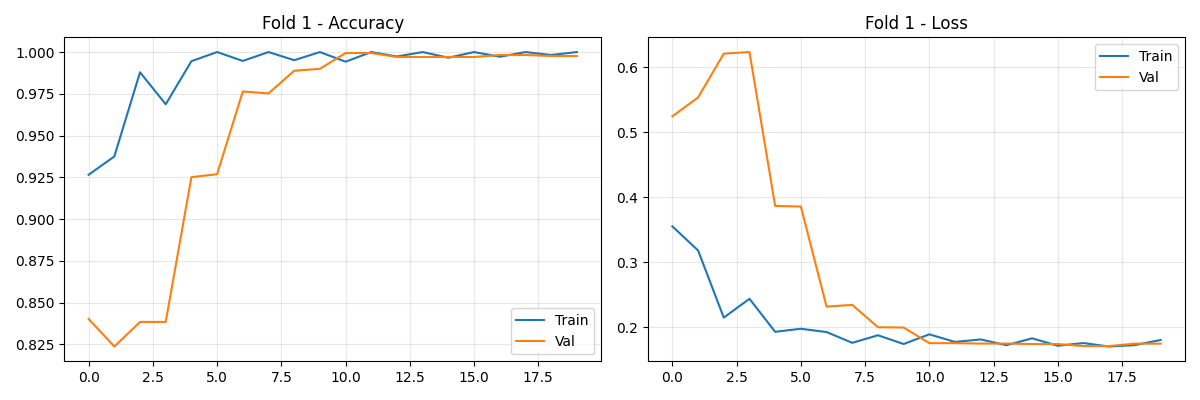
#> input picture results_kfold/history_fold_1.png, 1200 x 400 px
$ jupyter execute mergeiamge.ipynb
#> lines starting #> are read from the running program, lines starting #| are printed output that depends on the picture
[cell 1]
import matplotlib.pyplot as plt
import matplotlib.image as mpimg
from matplotlib.gridspec import GridSpec
import os
import numpy as np
from PIL import Image

[cell 2]
# ===== KONFIGURASI UKURAN (dalam cm) =====
lebar_total_cm = 18    # lebar gambar jadi
tinggi_total_cm = 12   # tinggi gambar jadi
# =========================================

files = [
    "history_fold_1.png",
    "history_fold_2.png",
    "history_fold_3.png",
    "history_fold_4.png",
    "history_fold_5.png"
]

# ----- Fungsi crop otomatis (lebih agresif) -----
def crop_borders(img_np, threshold=30):
    """Potong pinggiran putih dan teks pinggir dengan threshold lebih tinggi."""
    if img_np.ndim == 3:
        gray = np.mean(img_np, axis=2)
    else:
        gray = img_np
    rows = np.where(np.any(gray < threshold, axis=1))[0]
    cols = np.where(np.any(gray < threshold, axis=0))[0]
    if len(rows) == 0 or len(cols) == 0:
        return img_np
    # Tambahkan potongan ekstra untuk menghilangkan teks di pinggir (misal 10 pixel)
    r1 = max(0, rows[0] - 10)
    r2 = min(img_np.shape[0], rows[-1] + 10)
    c1 = max(0, cols[0] - 10)
    c2 = min(img_np.shape[1], cols[-1] + 10)
    return img_np[r1:r2, c1:c2]

# ----- Baca dan crop gambar -----
images = []
aspect_ratios = []
for f in files:
    if not os.path.exists(f):
        print(f"❌ File {f} tidak ditemukan!")
        exit()
    img = Image.open(f)
#> img is the input picture: PIL image 1200x400 RGBA; mean R, G, B, A 249.3, 248.9, 248.4, 255
    if img.mode == 'RGBA':
        img = img.convert('RGB')
#> img: PIL image 1200x400 RGB
    img_np = np.array(img)
    img_np = crop_borders(img_np, threshold=35)  # threshold tinggi
#> in crop_borders, `rows = np.where(np.any(gray < threshold, axis=1))[0]`: rows = 357 values from 15 to 381
#> in crop_borders, `cols = np.where(np.any(gray < threshold, axis=0))[0]`: cols = 1121 values from 17 to 1185
#> in crop_borders, `r1 = max(0, rows[0] - 10)`: r1 = 5
#> in crop_borders, `r2 = min(img_np.shape[0], rows[-1] + 10)`: r2 = 391
#> in crop_borders, `c1 = max(0, cols[0] - 10)`: c1 = 7
#> in crop_borders, `c2 = min(img_np.shape[1], cols[-1] + 10)`: c2 = 1195
#> in crop_borders, `return img_np[r1:r2, c1:c2]`:
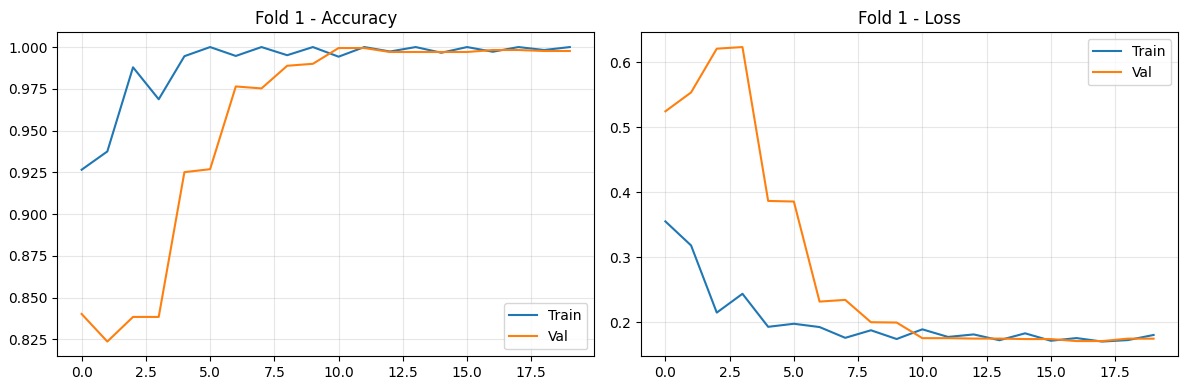
#> returned value: shape (386, 1188, 3); mean of channels 0, 1, 2 249, 248.6, 248.1; drawn as R, G, B
    images.append(img_np)
    h, w = img_np.shape[:2]
#> h = 386; w = 1188
    aspect_ratios.append(w / h)
    print(f"✅ {f} -> ukuran setelah crop: {w}x{h}")
#| ✅ history_fold_1.png -> ukuran setelah crop: 1188x386
#> pass 2 of the loop `for f in files:`:
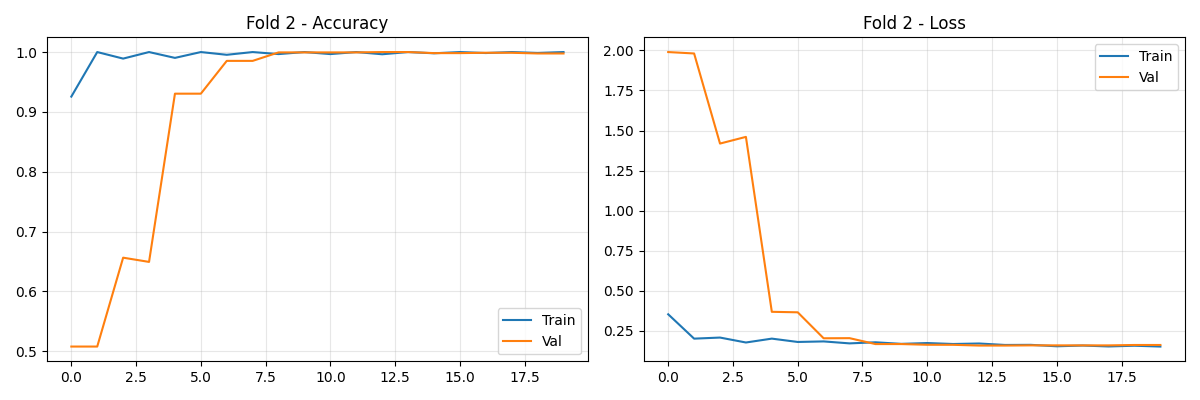
#> input picture results_kfold/history_fold_2.png, 1200 x 400 px
#> img is the input picture: PIL image 1200x400 RGBA; mean R, G, B, A 249.7, 249.2, 248.6, 255
#> img: PIL image 1200x400 RGB
#> cols = 1125 values from 17 to 1185
#> in crop_borders (call 2), `return img_np[r1:r2, c1:c2]`:
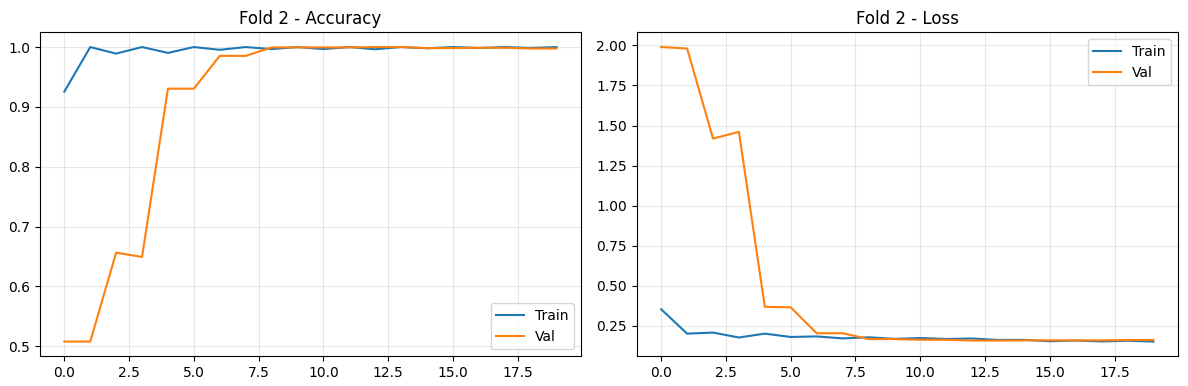
#> returned value: shape (386, 1188, 3); mean of channels 0, 1, 2 249.5, 248.9, 248.3; drawn as R, G, B
#| ✅ history_fold_2.png -> ukuran setelah crop: 1188x386
#> pass 3 of the loop `for f in files:`:
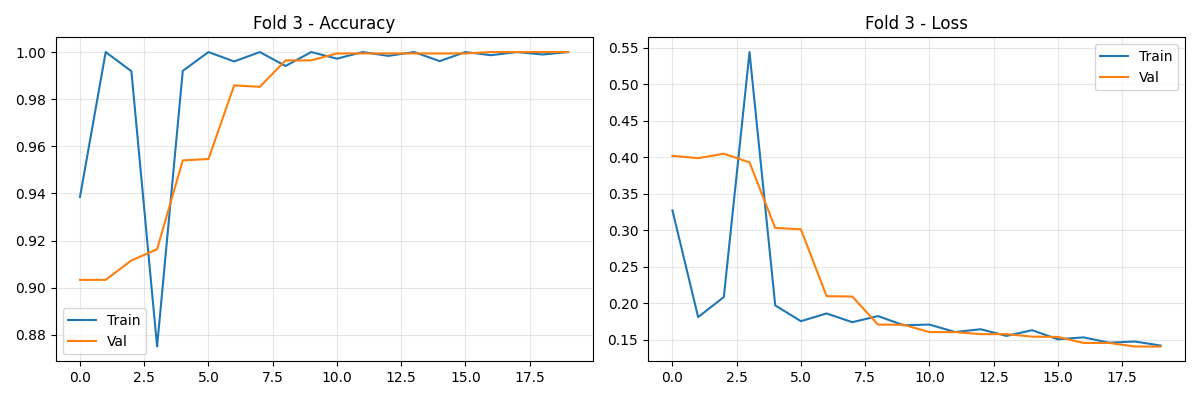
#> input picture results_kfold/history_fold_3.png, 1200 x 400 px
#> img is the input picture: PIL image 1200x400 RGBA; mean R, G, B, A 248.2, 248.2, 248.1, 255
#> img: PIL image 1200x400 RGB
#> in crop_borders (call 3), `gray = np.mean(img_np, axis=2)`:
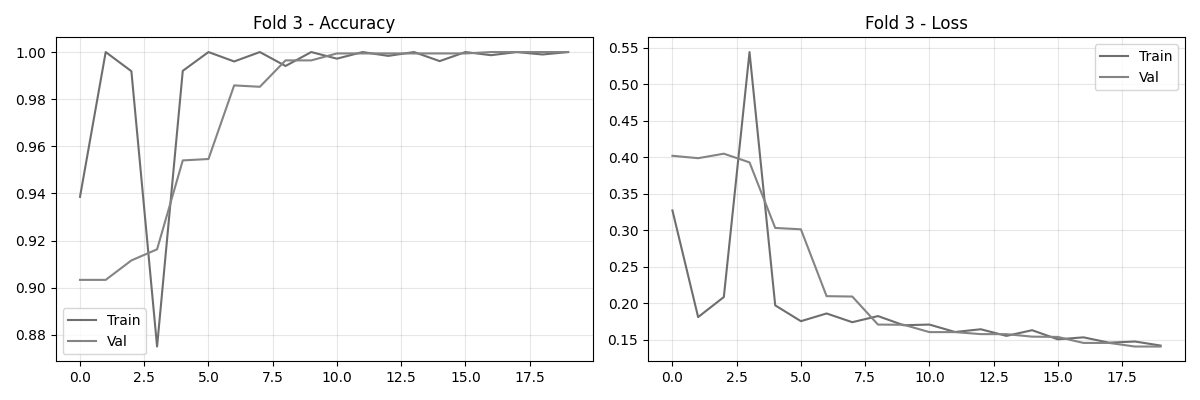
#> gray: shape (400, 1200) float64; min 0, max 255, mean 248.2
#> cols = 1124 values from 17 to 1185
#> in crop_borders (call 3), `return img_np[r1:r2, c1:c2]`:
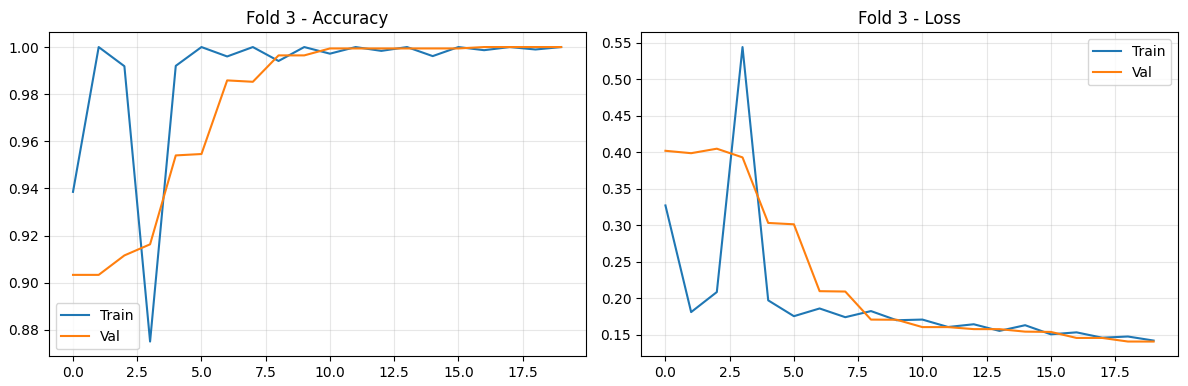
#> returned value: shape (386, 1188, 3); mean of channels 0, 1, 2 247.8, 247.9, 247.8; drawn as R, G, B
#| ✅ history_fold_3.png -> ukuran setelah crop: 1188x386
#> the loop made 5 passes; the first 3 are shown

avg_aspect = np.mean(aspect_ratios)
print(f"Rata-rata rasio lebar/tinggi: {avg_aspect:.2f}")

# ----- Hitung ukuran figure (dalam inci) -----
lebar_inch = lebar_total_cm / 2.54
tinggi_inch = tinggi_total_cm / 2.54

# Layout 2 baris x 3 kolom, dengan spasi yang cukup
wspace = 0.15   # spasi horizontal
hspace = 0.15   # spasi vertikal

# Cari ukuran subplot maksimum yang muat
sh = tinggi_inch / 2.5
for _ in range(20):
    sw = sh * avg_aspect
    total_w = 3 * sw + 2 * wspace * sw
    total_h = 2 * sh + hspace * sh
    margin_w = 0.06 * lebar_inch
    margin_h = 0.12 * tinggi_inch  # untuk judul dan margin bawah
    if total_w + margin_w > lebar_inch or total_h + margin_h > tinggi_inch:
        sh *= 0.97
    else:
        sh *= 1.02

sw = sh * avg_aspect
total_w = 3 * sw + 2 * wspace * sw
total_h = 2 * sh + hspace * sh

# Posisi subplot agar terpusat
left_margin = (lebar_inch - total_w) / (2 * lebar_inch)
right_margin = 1 - left_margin
bottom_margin = (tinggi_inch - total_h) / (2 * tinggi_inch)
top_margin = 1 - bottom_margin

# Pastikan ada ruang untuk judul
if top_margin < 0.10:
    top_margin = 0.10
    bottom_margin = 1 - top_margin

print(f"Margin: left={left_margin:.3f}, right={right_margin:.3f}, bottom={bottom_margin:.3f}, top={top_margin:.3f}")

# ----- Buat figure dan grid -----
fig = plt.figure(figsize=(lebar_inch, tinggi_inch))
gs = fig.add_gridspec(2, 3, wspace=wspace, hspace=hspace,
                      left=left_margin, right=right_margin,
                      bottom=bottom_margin, top=top_margin)

axes = []
for i in range(6):
    ax = fig.add_subplot(gs[i // 3, i % 3])
    axes.append(ax)

for i in range(5):
    ax = axes[i]
    ax.imshow(images[i])   # aspect='equal'
    ax.set_title(f"Fold {i+1}", fontsize=12, fontweight='bold', pad=6)
    ax.axis('off')

axes[5].axis('off')

plt.suptitle("5-Fold Cross Validation Results", fontsize=18, fontweight='bold', y=0.96)

plt.savefig("5Fold_CrossValidation_Final.png", dpi=300, bbox_inches='tight', pad_inches=0.02)
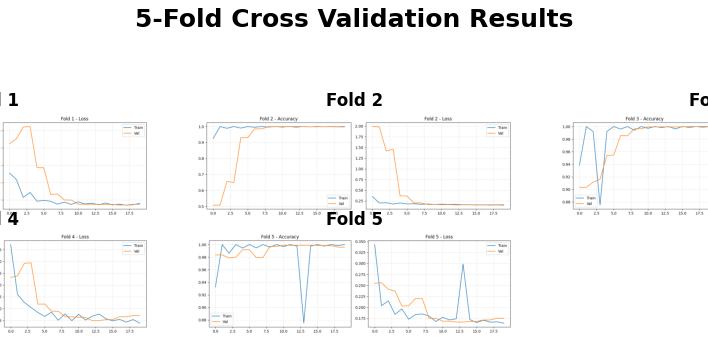
#> figure drawn by matplotlib, 5 panels
print("✅ Gambar berhasil disimpan sebagai '5Fold_CrossValidation_Final.png'")
plt.show()
